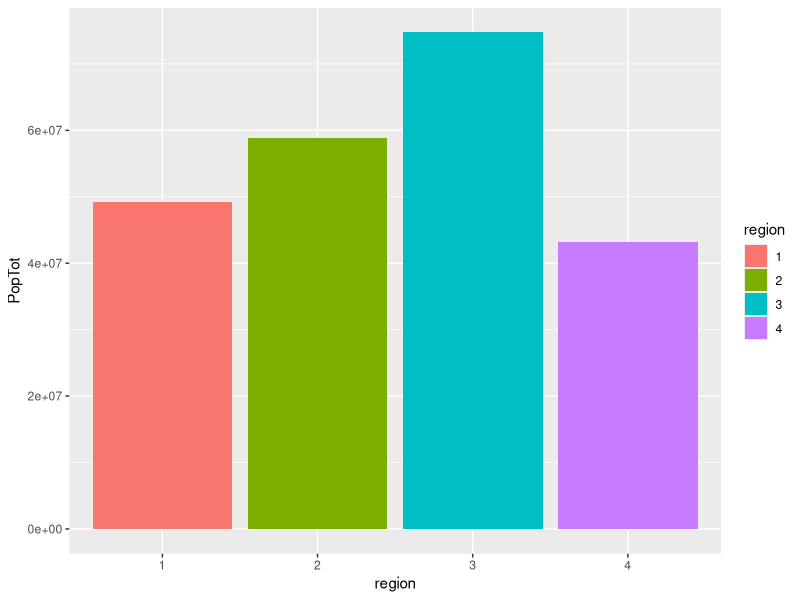
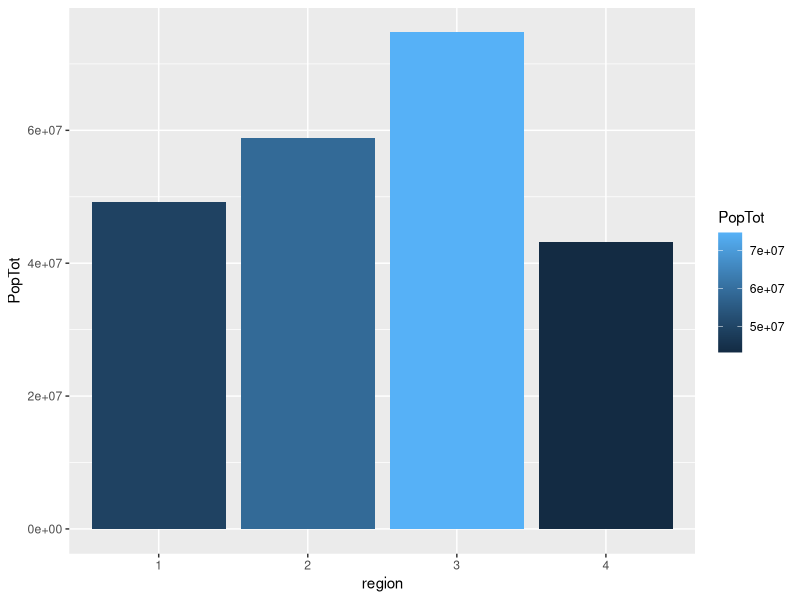
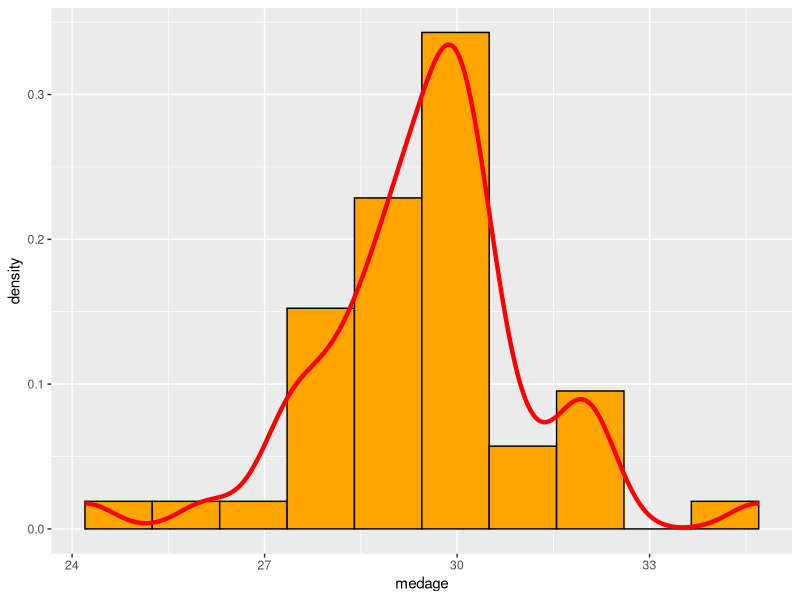

Reproduce these figures in R, in order.
## ---- chunk 1
knitr::opts_chunk$set(echo = TRUE)
## ---- chunk 2
library(tidyverse)
library(haven)
library(dplyr)
library(ggplot2)
## ---- chunk 3
v = seq(from = 0, to = 300, by = 3)
head(v, 20)
## ---- chunk 4
sum(v)
## ---- chunk 5
mean(v)
## ---- chunk 6
length(v)
## ---- chunk 7
set.seed(2021)
(dado_honesto=sample(1:6,size=100,replace=TRUE))
## ---- chunk 8
table(dado_honesto)
## ---- chunk 9
prop.table(table(dado_honesto))
## ---- chunk 10
data_dado_honesto=data.frame(dado_honesto)
## ---- chunk 11
data_dado_honesto %>%
  count(dado_honesto)
## ---- chunk 12
data_dado_honesto %>% 
  count(dado_honesto) %>%
    mutate(dado_honesto, relFreq = prop.table(n), n=NULL)
## ---- chunk 13
set.seed(2021)
(dado_cargado=sample(1:6,size=100,replace=TRUE,prob=c(rep(1/7,5),2/7)))
## ---- chunk 14
table(dado_cargado)
## ---- chunk 15
prop.table(table(dado_cargado))
## ---- chunk 16
data_dado_cargado=data.frame(dado_cargado)
## ---- chunk 17
data_dado_cargado %>%
  count(dado_cargado)
## ---- chunk 18
data_dado_cargado %>% 
  count(dado_cargado) %>%
    mutate(dado_cargado, relFreq = prop.table(n), n=NULL)
## ---- chunk 19
(v1= rep(seq(4,1),each = 4))
(v2= rep(seq(1,5),times=1:5))
(v3=rep(seq(1,4),times=4))
## ---- chunk 20
(v1= rep(4:1, times = 1, length.out = NA, each = 4))
(v2= rep(1:5,1:5))
(v3=rep(1:4,4))
## ---- chunk 21
mpg %>%
  select(starts_with("c")) %>%
  filter(class=='pickup')
## ---- chunk 22
#Volvemos a cargar la librería para mostrar los 2 comandos necesarios en la importación juntos
library(haven)
(census = read_dta("./data/census.dta"))
## ---- chunk 23
names(census)
## ---- chunk 24
(PopReg=census %>%
  group_by(region) %>%
  summarise(PopTot=sum(pop)))
## ---- chunk 25
PopReg$region <- as.factor(PopReg$region)
ggplot(PopReg) + 
  geom_bar(aes(x=region, y=PopTot, fill=region),stat = "identity")
## ---- chunk 26
ggplot(PopReg,aes(x=region,y=PopTot)) + 
  geom_col(aes(fill=PopTot))
## ---- chunk 27
census %>%
  arrange(desc(pop))
## ---- chunk 28
census=census %>% 
    mutate(divorce_rate=signif(divorce/marriage,3))
#Para que se aprecie bien, mostraré cada estado con su correspondiente tasa de divorcio
census %>% 
    select(state,divorce_rate)

## ---- chunk 29
census %>% 
  mutate(PropMayAge=signif(pop65p/pop,3)) %>% 
  select(state,medage,PropMayAge) %>% 
  arrange(desc(medage)) %>%
  head(10)
  
## ---- chunk 30
cortes = seq(min(census$medage,na.rm=TRUE), max(census$medage,na.rm=TRUE), length.out = 11)
## ---- chunk 31
ggplot(census, aes(x = medage)) + 
  geom_histogram(aes(y=stat(density)), 
                 breaks = cortes, fill = "orange", color="black")  + 
  geom_density(color="red", size=1.5)
